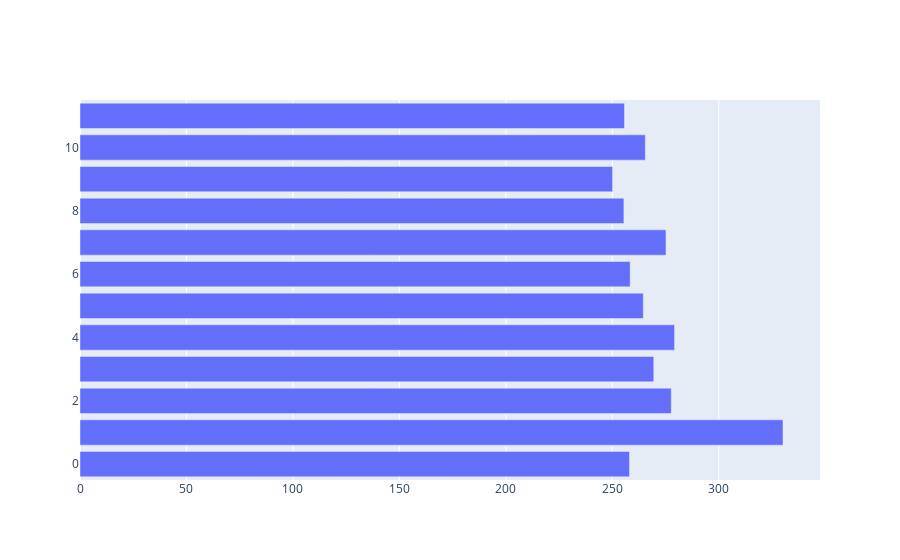

Notebook cell for this chart:
### Code cell
fig = go.Figure()
fig.add_trace(go.Bar(x=data.groupby('minutes', as_index=False).agg({'volume': 'mean'})['volume'], name='Volume'))
fig.show()

### Figure 1 — Plotly figure (JSON) as saved in the notebook; plotly's stock layout.template omitted (floating-point values rounded to 4 significant figures)
{"data": [{"name": "Volume", "type": "bar", "x": [258.1, 330.2, 277.7, 269.5, 279.2, 264.6, 258.4, 275.2, 255.4, 250.1, 265.5, 255.7]}], "layout": {}}
